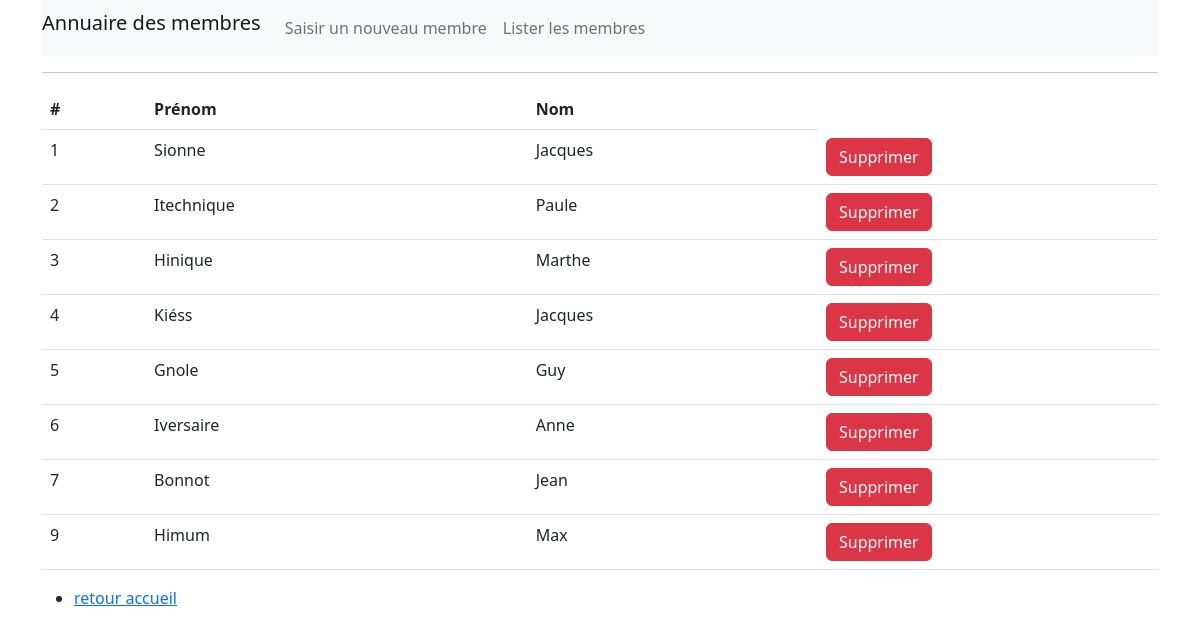
/index.php?uc=gerer&action=lister, run on the app's committed database.
### tables this page shows
CREATE TABLE IF NOT EXISTS `membres` (
  `id` int(11) NOT NULL AUTO_INCREMENT,
  `nom` varchar(59) DEFAULT NULL,
  `prenom` varchar(30) DEFAULT NULL,
  PRIMARY KEY (`id`)
);

### index.php (called while the page is built, shortened)
<?php
include 'views/v_gabarit_entete.php';
include 'models/m_model.php';
include 'views/v_menu.php';
$pdo=PdoBridge::getPdoBridge();
$uc = 'gerer';
if (isset($_REQUEST['uc'])) {
    $uc=$_REQUEST['uc'];
}
include "controllers/c_$uc.php";
include("views/v_gabarit_pied.php");

### models/m_model.php (called while the page is built, shortened)
<?php
class PdoBridge
{
    private static string $serveur = 'mysql:host=localhost';
    private static string $bdd = 'dbname=annuaire';
    private static string $user = 'root';
    private static string $mdp = '';
    private static $monPdoBridge = null;
    private static PDO $monPdo;
    private function __construct()
    {
        PdoBridge::$monPdo = new PDO(PdoBridge::$serveur . ';' . PdoBridge::$bdd, PdoBridge::$user, PdoBridge::$mdp);
        PdoBridge::$monPdo->query("SET CHARACTER SET utf8");
    }
    public static function getPdoBridge()
    {
        if (PdoBridge::$monPdoBridge == null) {
            PdoBridge::$monPdoBridge = new PdoBridge();
        }
        return PdoBridge::$monPdoBridge;
    }
    public function getLesMembres()
    {
        $sql = "SELECT * FROM `membres`";
        $lesLignes = PdoBridge::$monPdo->query($sql);
        return $lesLignes->fetchALL(PDO::FETCH_ASSOC);
    }
}

### views/v_listemembres.php (the view)
<table class="table">
    <thead>
    <tr>
        <th scope="col">#</th>
        <th scope="col">Prénom</th>
        <th scope="col">Nom</th>
    </tr>
    </thead>
    <tbody>
    <?php
        foreach($les_membres as $cle => $valeur) {
            echo '<tr>';
            echo '<td>'.  $valeur['id'] . '</td>';
            echo '<td>'.  $valeur['nom'] . '</td>';
            echo '<td>'.  $valeur['prenom'] . '</td>';
            echo '<td width=340>';
            echo '<a class="btn btn-danger" href="index.php?uc=gerer&action=supprimer&id='.$valeur['id'].'"><span class="bi bi-x-circle"></span> Supprimer</a>';
            echo '</tr>';
        }
        ?>
    </tbody>
</table>
<ul>
    <li><a href='index.php'>retour accueil</a></li>
</ul>

### data on the page
membres: id "1", nom "Sionne", prenom "Jacques"
membres: id "2", nom "Itechnique", prenom "Paule"
membres: id "3", nom "Hinique", prenom "Marthe"
membres: id "4", nom "Kiéss", prenom "Jacques"
membres: id "5", nom "Gnole", prenom "Guy"
membres: id "6", nom "Iversaire", prenom "Anne"
membres: id "7", nom "Bonnot", prenom "Jean"
membres: id "9", nom "Himum", prenom "Max"
